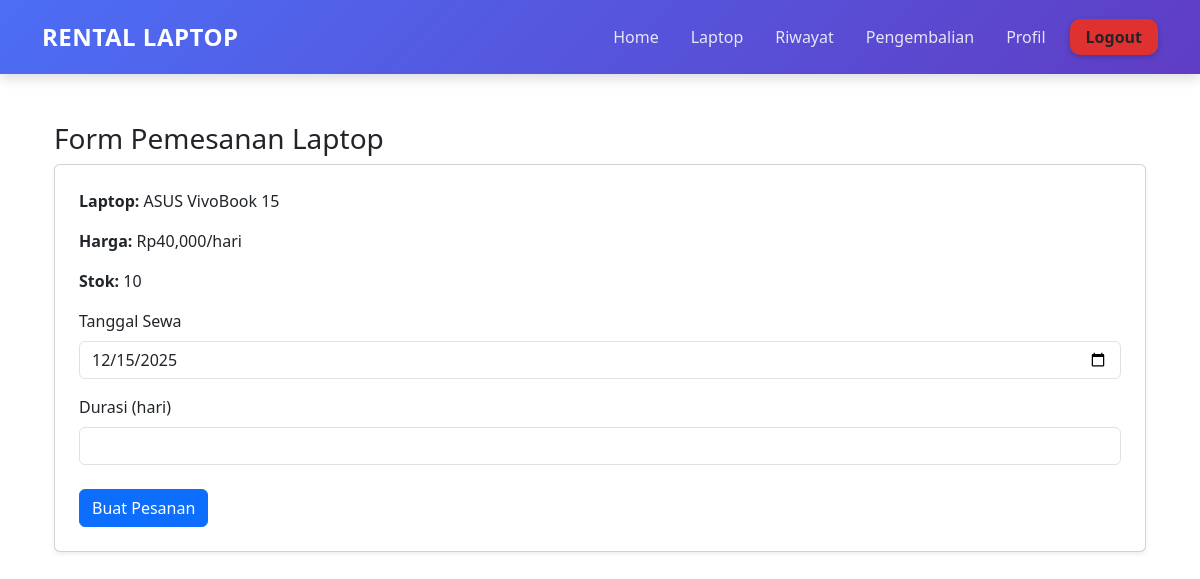
/user/pesanan.php?id_laptop=4 (signed in), run on an earlier commit of the app's database.
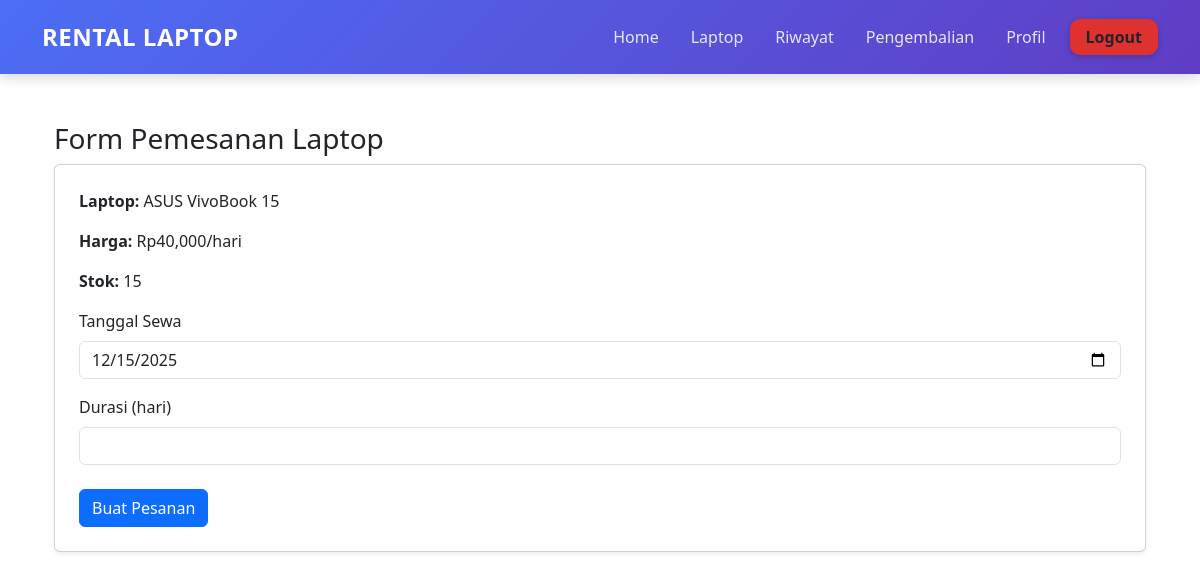
And on a later commit of the database.
### tables this page shows
CREATE TABLE `tb_laptop` (
  `id_laptop` int NOT NULL AUTO_INCREMENT,
  `nama` varchar(100) NOT NULL,
  `foto` varchar(255) DEFAULT NULL,
  `spesifikasi` text NOT NULL,
  `harga_per_hari` int DEFAULT NULL,
  `stok` int NOT NULL,
  `status` enum('Tersedia','Disewa') NOT NULL,
  `harga` int NOT NULL,
  PRIMARY KEY (`id_laptop`)
);

### functions.php (called while the page is built)
<?php
require "config/database.php";
function query($sql) {
  global $conn;
  $result = mysqli_query($conn, $sql);
  $rows = [];
  while($row = mysqli_fetch_assoc($result)) {
    $rows[] = $row;
  }
  return $rows;
}
?>

### user/pesanan.php (the view, shortened to what this page needs)
<?php
require "../functions.php";
$id_laptop = intval($_GET['id_laptop']);
$laptop = query("
    SELECT id_laptop, nama, harga AS harga_per_hari, stok
    FROM tb_laptop
    WHERE id_laptop = $id_laptop
");
$l = $laptop[0];
?>
<!DOCTYPE html>
<html lang="id">
<head>
    <link href="https://cdn.jsdelivr.net/npm/bootstrap@5.3.2/dist/css/bootstrap.min.css" rel="stylesheet">
</head>
<body>
<?php require "../assets/user-header.php"; ?>
<div class="container mt-5">
    <h3>Form Pemesanan Laptop</h3>
    <div class="card p-4 shadow-sm">
        <p><strong>Laptop:</strong> <?= htmlspecialchars($l['nama']); ?></p>
        <p><strong>Harga:</strong> Rp<?= number_format($l['harga_per_hari']); ?>/hari</p>
        <p><strong>Stok:</strong> <?= $l['stok']; ?></p>
        <?php if ($l['stok'] <= 0): ?>
            <div class="alert alert-danger">Stok habis!</div>
        <?php else: ?>
        <form method="POST">
            <label class="form-label">Tanggal Sewa</label>
            <input type="date"
                   id="tanggal_sewa"
                   name="tanggal_sewa"
                   class="form-control"
                   min="<?= date('Y-m-d'); ?>"
                   value="<?= date('Y-m-d'); ?>"
                   required>
            <label class="form-label mt-3">Durasi (hari)</label>
            <input type="number"
                   name="durasi"
                   class="form-control"
                   min="1"
                   required>
            <button type="submit" name="pesan" class="btn btn-primary mt-4">
                Buat Pesanan
            </button>
        </form>
        <?php endif; ?>
    </div>
</div>
</body>
</html>

What changed in the data, as far as the page shows it:
changed tb_laptop "ASUS VivoBook 15": stok "10" → "15"
